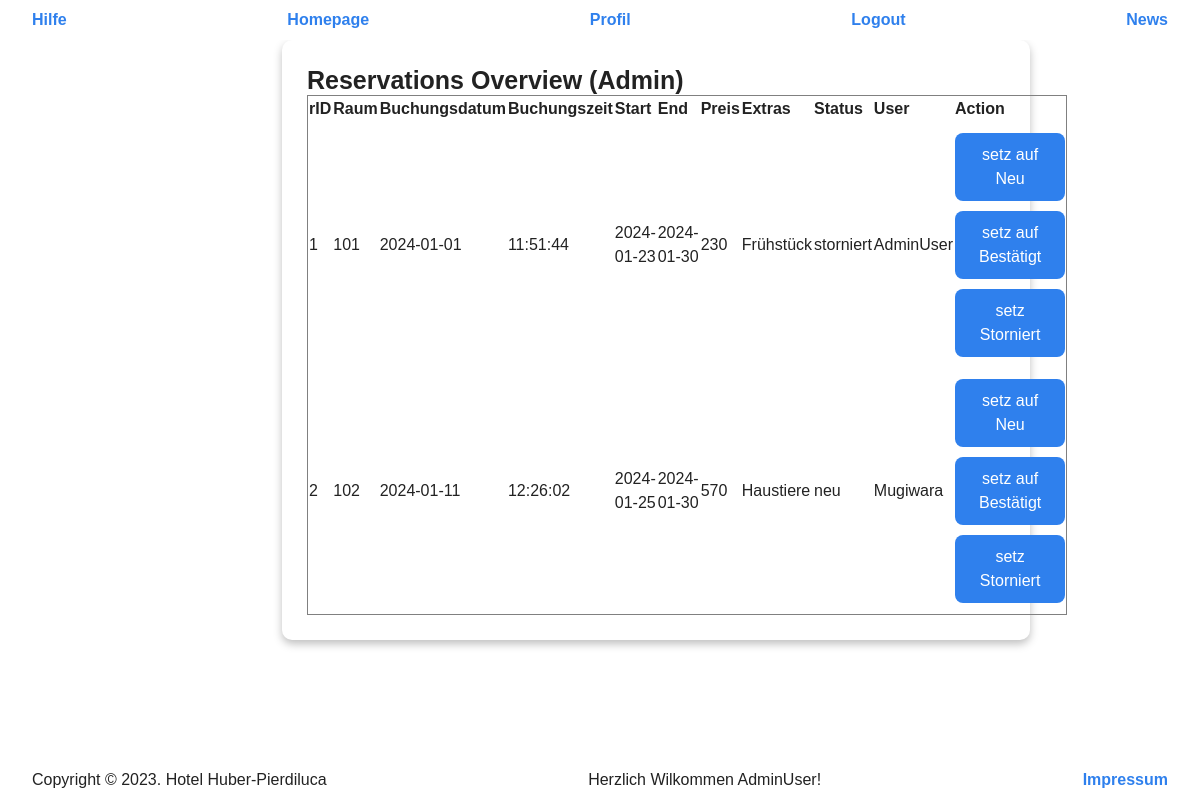
The app's page /buchungen_uebersicht.php (signed in) with its own data.
### tables this page shows
CREATE TABLE `reservations` (
  `rID` int(11) NOT NULL,
  `room` int(3) NOT NULL,
  `currDate` date NOT NULL,
  `currTime` time NOT NULL,
  `dateStart` date NOT NULL,
  `dateEnd` date NOT NULL,
  `price` int(11) NOT NULL,
  `fk_uID` int(11) NOT NULL,
  `extras` enum('Frühstück','Parkplatz','Haustiere') DEFAULT NULL,
  `status` enum('neu','bestätigt','storniert','') NOT NULL
);

CREATE TABLE `user` (
  `uID` int(11) NOT NULL,
  `uemail` varchar(100) NOT NULL,
  `uname` varchar(50) NOT NULL,
  `upassword` varchar(260) NOT NULL,
  `sex` enum('male','female','other') NOT NULL,
  `firstname` varchar(50) NOT NULL,
  `lastname` varchar(50) NOT NULL,
  `isAdmin` tinyint(1) NOT NULL DEFAULT 0,
  `isActive` tinyint(1) NOT NULL DEFAULT 1
);

### buchungen_uebersicht.php (the view, shortened to what this page needs)
<?php
require_once("db/dbaccess.php");
$query = "SELECT r.rID, r.room, r.currDate, r.currTime, r.dateStart, r.dateEnd, r.price, r.extras, r.status, u.uname
          FROM reservations r
          INNER JOIN user u ON r.fk_uID = u.uID";
$result = $db->query($query);
if ($result) {
    include("inc/header.php");
?>
    <div class="background-overlay">
        <div class="container">
            <div class="panel-container">
                <div class="table-panel">
                    <h1 class="panel_heading">Reservations Overview (Admin)</h1>
                    <?php
                    echo "<div class='table-container'><table border='1'>
                            <tr>
                                <th>rID</th>
                                <th>Raum</th>
                                <th>Buchungsdatum</th>
                                <th>Buchungszeit</th>
                                <th>Start</th>
                                <th>End</th>
                                <th>Preis</th>
                                <th>Extras</th>
                                <th>Status</th>
                                <th>User</th>
                                <th>Action</th>
                            </tr>";
                    while ($row = $result->fetch_assoc()) {
                        echo "<tr>
                                <td>{$row['rID']}</td>
                                <td>{$row['room']}</td>
                                <td>{$row['currDate']}</td>
                                <td>{$row['currTime']}</td>
                                <td>{$row['dateStart']}</td>
                                <td>{$row['dateEnd']}</td>
                                <td>{$row['price']}</td>
                                <td>{$row['extras']}</td>
                                <td>{$row['status']}</td>
                                <td>{$row['uname']}</td>
                                <td>
                                    <form method='post'>
                                        <input type='hidden' name='booking_ID' value='{$row['rID']}'>
                                        <button type='submit' name='action' value='neu'>setz auf Neu</button>
                                        <button type='submit' name='action' value='bestätigt'>setz auf Bestätigt</button>
                                        <button type='submit' name='action' value='storniert'>setz Storniert</button>
                                    </form>
                                </td>
                              </tr>";
                    }
                    echo "</table></div>";
                    ?>
                </div>
            </div>
        </div>
    </div>
<?php
    include("inc/footer.php");
} else {
    echo "Error: " . $db->error;
}
?>

### inc/footer.php (shortened to what this page needs)
<?php
if(isset($_SESSION['loggedin']) && $_SESSION['loggedin'] == true){
    $user_id = $_SESSION['user_id'];
    $query = "SELECT uname FROM user WHERE uID = ?";
    $stmt = $db->prepare($query);
    $stmt->bind_param("i", $user_id);
    $stmt->execute();
    $stmt->bind_result($uname);
}
?>
</main>
    <footer class="fixed-bottom">
        <nav>
            <ul class="navbar">
                <li class="navbarlist">Copyright &copy 2023. Hotel Huber-Pierdiluca</li>
                <?php
                    if(isset($_SESSION['loggedin']) && $_SESSION['loggedin'] == true){
                    echo '<li class ="navbarlist"> Herzlich Wilkommen '.$uname.'!</li>';
                    }else{
                        echo 'Sie sind nicht eingeloggt!';
                    }
                ?>
                <li class="navbarlist"><a href="Impressum.php">Impressum</a></li>
            </ul>
        </nav>
    </footer>
</body>
</html>

### css/style.css (style rules this page uses)
:root { --text-color: #828282; --border-color: #e0e0e0; --primary-color: #2f80ed; }
* { margin:0; line-height:1.5; font-family: Arial, sans-serif; box-sizing:border-box; }
a { color: var(--primary-color); text-decoration:none; font-weight:bold; }
.fixed-bottom { background-image: none; background-color: white; }
.navbar { list-style-type: none; margin:0; background-image: none; background-color: white; padding-left: 32px; padding-right: 32px; }
.navbarlist { display:inline; }
.panel-container { grid-column: 4/12; }
.table-panel { background-color: white; padding: 25px; border-radius: 10px; box-shadow: 0px 4px 8px rgba(0,0,0,0.25); margin-left: 15em; max-width:67%; align-content:center; align-self:center; }
.table-container { align-self:center; }
.panel_heading { font-size: 25px; font-weight: 700; margin: 0; align-content: center; }
button { display: block; margin: 10px auto; border: 10px; padding: 10px 24px; color: white; background-color: var(--primary-color); border-radius: 8px; }

### records on screen
reservations: rID "1", room "101", currDate "2024-01-01", currTime "11:51:44", dateStart "2024-01-23", dateEnd "2024-01-30", price "230", extras "Frühstück", status "storniert", fk_uID.uname "AdminUser"
reservations: rID "2", room "102", currDate "2024-01-11", currTime "12:26:02", dateStart "2024-01-25", dateEnd "2024-01-30", price "570", extras "Haustiere", status "neu", fk_uID.uname "Mugiwara"
user: uname "AdminUser"
